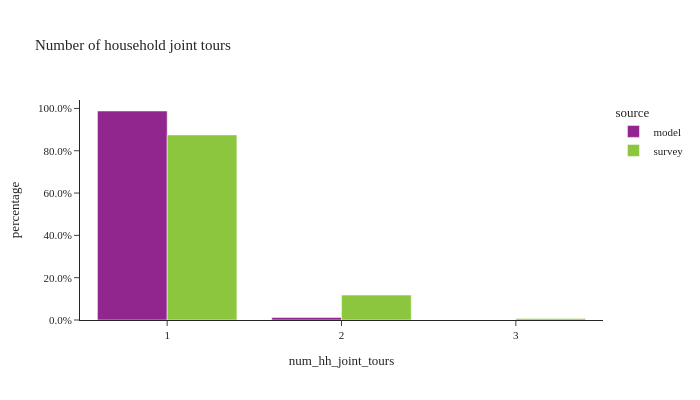

The code cell stored with this chart in its notebook:
### Code cell
util.plot_share_barchart(joint_hh_data, 'hh_weight', 'num_hh_joint_tours', title="Number of household joint tours")

### Figure 1 — Plotly figure (JSON) as saved in the notebook; plotly's stock layout.template omitted (floating-point values rounded to 4 significant figures)
{"data": [{"alignmentgroup": "True", "customdata": [[100900.0, 100900.0], [1241.0, 1241.0]], "hovertemplate": "source=model<br>num_hh_joint_tours=%{x}<br>percentage=%{y}<br>weighted_sum=%{customdata[0]}<br>sample_size=%{customdata[1]}<extra></extra>", "legendgroup": "model", "marker": {"color": "#91268F", "pattern": {"shape": ""}}, "name": "model", "offsetgroup": "model", "orientation": "v", "showlegend": true, "textposition": "auto", "type": "bar", "x": [1.0, 2.0], "xaxis": "x", "y": [0.9878, 0.01215], "yaxis": "y"}, {"alignmentgroup": "True", "customdata": [[242600.0, 392.0], [32610.0, 58.0], [2093.0, 6.0]], "hovertemplate": "source=survey<br>num_hh_joint_tours=%{x}<br>percentage=%{y}<br>weighted_sum=%{customdata[0]}<br>sample_size=%{customdata[1]}<extra></extra>", "legendgroup": "survey", "marker": {"color": "#8CC63E", "pattern": {"shape": ""}}, "name": "survey", "offsetgroup": "survey", "orientation": "v", "showlegend": true, "textposition": "auto", "type": "bar", "x": [1.0, 2.0, 3.0], "xaxis": "x", "y": [0.8748, 0.1176, 0.007548], "yaxis": "y"}], "layout": {"barmode": "group", "height": 400, "legend": {"title": {"text": "source"}, "tracegroupgap": 0}, "title": {"text": "Number of household joint tours"}, "width": 700, "xaxis": {"anchor": "y", "domain": [0.0, 1.0], "title": {"text": "num_hh_joint_tours"}}, "yaxis": {"anchor": "x", "domain": [0.0, 1.0], "tickformat": ".1%", "title": {"text": "percentage"}}}}
